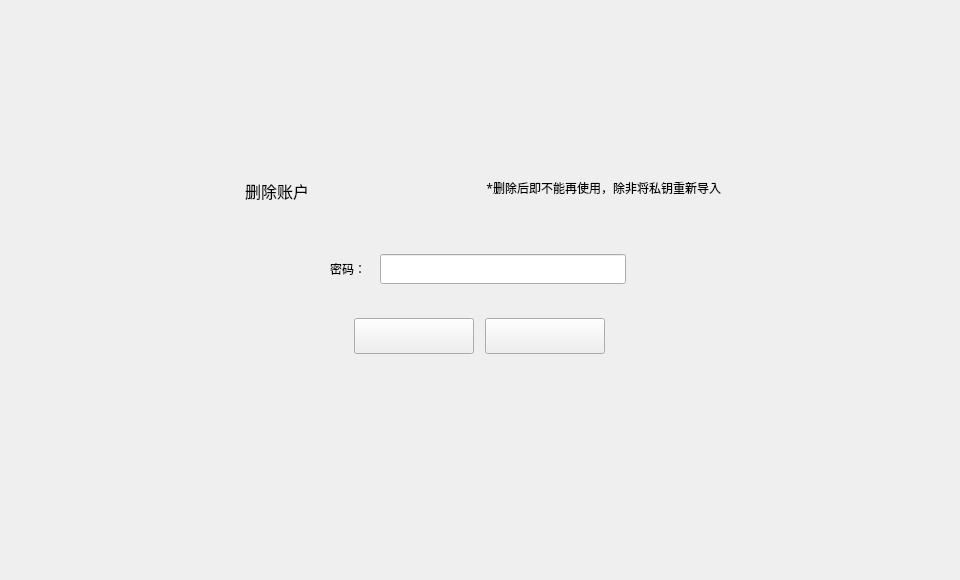
<?xml version="1.0" encoding="UTF-8"?>
<ui version="4.0">
 <class>DeleteAccountDialog</class>
 <widget class="QDialog" name="DeleteAccountDialog">
  <property name="geometry">
   <rect>
    <x>0</x>
    <y>0</y>
    <width>960</width>
    <height>580</height>
   </rect>
  </property>
  <property name="font">
   <font>
    <family>微软雅黑</family>
   </font>
  </property>
  <property name="windowTitle">
   <string>Dialog</string>
  </property>
  <widget class="QWidget" name="widget" native="true">
   <property name="geometry">
    <rect>
     <x>0</x>
     <y>0</y>
     <width>960</width>
     <height>580</height>
    </rect>
   </property>
   <widget class="QWidget" name="containerWidget" native="true">
    <property name="geometry">
     <rect>
      <x>220</x>
      <y>158</y>
      <width>520</width>
      <height>263</height>
     </rect>
    </property>
    <widget class="QToolButton" name="cancelBtn">
     <property name="geometry">
      <rect>
       <x>265</x>
       <y>160</y>
       <width>120</width>
       <height>36</height>
      </rect>
     </property>
     <property name="cursor">
      <cursorShape>PointingHandCursor</cursorShape>
     </property>
     <property name="text">
      <string/>
     </property>
    </widget>
    <widget class="QLabel" name="label_2">
     <property name="geometry">
      <rect>
       <x>230</x>
       <y>20</y>
       <width>271</width>
       <height>20</height>
      </rect>
     </property>
     <property name="font">
      <font>
       <family>微软雅黑</family>
      </font>
     </property>
     <property name="styleSheet">
      <string notr="true"/>
     </property>
     <property name="text">
      <string>*删除后即不能再使用，除非将私钥重新导入</string>
     </property>
     <property name="alignment">
      <set>Qt::AlignRight|Qt::AlignTrailing|Qt::AlignVCenter</set>
     </property>
    </widget>
    <widget class="QLineEdit" name="pwdLineEdit">
     <property name="geometry">
      <rect>
       <x>160</x>
       <y>96</y>
       <width>246</width>
       <height>30</height>
      </rect>
     </property>
     <property name="font">
      <font>
       <family>微软雅黑</family>
      </font>
     </property>
     <property name="styleSheet">
      <string notr="true"/>
     </property>
     <property name="echoMode">
      <enum>QLineEdit::Password</enum>
     </property>
    </widget>
    <widget class="QToolButton" name="okBtn">
     <property name="geometry">
      <rect>
       <x>134</x>
       <y>160</y>
       <width>120</width>
       <height>36</height>
      </rect>
     </property>
     <property name="cursor">
      <cursorShape>PointingHandCursor</cursorShape>
     </property>
     <property name="text">
      <string/>
     </property>
    </widget>
    <widget class="QLabel" name="label">
     <property name="geometry">
      <rect>
       <x>45</x>
       <y>96</y>
       <width>101</width>
       <height>30</height>
      </rect>
     </property>
     <property name="text">
      <string>密码：</string>
     </property>
     <property name="alignment">
      <set>Qt::AlignRight|Qt::AlignTrailing|Qt::AlignVCenter</set>
     </property>
    </widget>
    <widget class="QLabel" name="tipLabel2">
     <property name="geometry">
      <rect>
       <x>190</x>
       <y>131</y>
       <width>200</width>
       <height>16</height>
      </rect>
     </property>
     <property name="text">
      <string/>
     </property>
    </widget>
    <widget class="QLabel" name="tipLabel1">
     <property name="geometry">
      <rect>
       <x>166</x>
       <y>131</y>
       <width>16</width>
       <height>16</height>
      </rect>
     </property>
     <property name="text">
      <string/>
     </property>
    </widget>
    <widget class="QLabel" name="titleLabel">
     <property name="geometry">
      <rect>
       <x>25</x>
       <y>22</y>
       <width>151</width>
       <height>21</height>
      </rect>
     </property>
     <property name="font">
      <font>
       <family>微软雅黑</family>
       <pointsize>12</pointsize>
      </font>
     </property>
     <property name="text">
      <string>删除账户</string>
     </property>
    </widget>
   </widget>
  </widget>
 </widget>
 <resources/>
 <connections/>
</ui>
